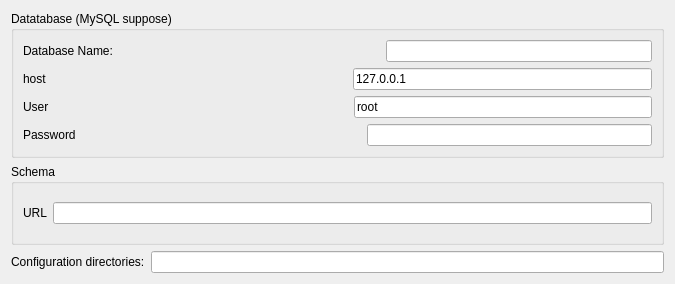
<?xml version="1.0" encoding="UTF-8"?>
<ui version="4.0">
 <class>QCreateDatabase</class>
 <widget class="QWidget" name="QCreateDatabase">
  <property name="geometry">
   <rect>
    <x>0</x>
    <y>0</y>
    <width>675</width>
    <height>284</height>
   </rect>
  </property>
  <property name="windowTitle">
   <string>Form</string>
  </property>
  <layout class="QVBoxLayout" name="verticalLayout_2">
   <item>
    <widget class="QGroupBox" name="D">
     <property name="title">
      <string>Datatabase (MySQL suppose)</string>
     </property>
     <layout class="QVBoxLayout" name="verticalLayout">
      <item>
       <layout class="QHBoxLayout">
        <item>
         <widget class="QLabel" name="TextLabel1">
          <property name="text">
           <string>Database Name:</string>
          </property>
          <property name="wordWrap">
           <bool>false</bool>
          </property>
         </widget>
        </item>
        <item>
         <spacer name="spacer55">
          <property name="orientation">
           <enum>Qt::Horizontal</enum>
          </property>
          <property name="sizeType">
           <enum>QSizePolicy::Expanding</enum>
          </property>
          <property name="sizeHint" stdset="0">
           <size>
            <width>81</width>
            <height>21</height>
           </size>
          </property>
         </spacer>
        </item>
        <item>
         <widget class="QLineEdit" name="DbName"/>
        </item>
       </layout>
      </item>
      <item>
       <layout class="QHBoxLayout" name="_2">
        <item>
         <widget class="QLabel" name="TextLabel1_2">
          <property name="text">
           <string>host</string>
          </property>
          <property name="wordWrap">
           <bool>false</bool>
          </property>
         </widget>
        </item>
        <item>
         <spacer name="spacer56">
          <property name="orientation">
           <enum>Qt::Horizontal</enum>
          </property>
          <property name="sizeType">
           <enum>QSizePolicy::Expanding</enum>
          </property>
          <property name="sizeHint" stdset="0">
           <size>
            <width>161</width>
            <height>20</height>
           </size>
          </property>
         </spacer>
        </item>
        <item>
         <widget class="QLineEdit" name="hostName">
          <property name="text">
           <string>127.0.0.1</string>
          </property>
         </widget>
        </item>
       </layout>
      </item>
      <item>
       <layout class="QHBoxLayout" name="_3">
        <item>
         <widget class="QLabel" name="TextLabel2_2">
          <property name="text">
           <string>User</string>
          </property>
          <property name="wordWrap">
           <bool>false</bool>
          </property>
         </widget>
        </item>
        <item>
         <spacer name="spacer57">
          <property name="orientation">
           <enum>Qt::Horizontal</enum>
          </property>
          <property name="sizeType">
           <enum>QSizePolicy::Expanding</enum>
          </property>
          <property name="sizeHint" stdset="0">
           <size>
            <width>151</width>
            <height>20</height>
           </size>
          </property>
         </spacer>
        </item>
        <item>
         <widget class="QLineEdit" name="userName">
          <property name="text">
           <string>root</string>
          </property>
         </widget>
        </item>
       </layout>
      </item>
      <item>
       <layout class="QHBoxLayout" name="_4">
        <item>
         <widget class="QLabel" name="TextLabel3">
          <property name="text">
           <string>Password</string>
          </property>
          <property name="wordWrap">
           <bool>false</bool>
          </property>
         </widget>
        </item>
        <item>
         <spacer name="spacer58">
          <property name="orientation">
           <enum>Qt::Horizontal</enum>
          </property>
          <property name="sizeType">
           <enum>QSizePolicy::Expanding</enum>
          </property>
          <property name="sizeHint" stdset="0">
           <size>
            <width>130</width>
            <height>21</height>
           </size>
          </property>
         </spacer>
        </item>
        <item>
         <widget class="QLineEdit" name="password">
          <property name="text">
           <string/>
          </property>
          <property name="echoMode">
           <enum>QLineEdit::Password</enum>
          </property>
         </widget>
        </item>
       </layout>
      </item>
     </layout>
    </widget>
   </item>
   <item>
    <widget class="QGroupBox" name="groupBox">
     <property name="title">
      <string>Schema</string>
     </property>
     <layout class="QHBoxLayout" name="horizontalLayout">
      <item>
       <widget class="QLabel" name="textLabel1">
        <property name="text">
         <string>URL</string>
        </property>
        <property name="wordWrap">
         <bool>false</bool>
        </property>
       </widget>
      </item>
      <item>
       <widget class="QLineEdit" name="URL"/>
      </item>
     </layout>
    </widget>
   </item>
   <item>
    <layout class="QHBoxLayout" name="_5">
     <item>
      <widget class="QLabel" name="textLabel4_2">
       <property name="text">
        <string>Configuration directories:</string>
       </property>
       <property name="wordWrap">
        <bool>false</bool>
       </property>
      </widget>
     </item>
     <item>
      <widget class="QLineEdit" name="ConfigPath"/>
     </item>
    </layout>
   </item>
  </layout>
 </widget>
 <resources/>
 <connections/>
</ui>
